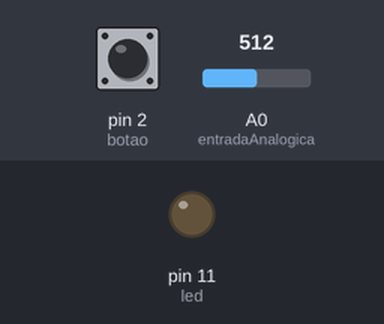
A sketch run on a simulated Arduino Uno, built with avr-gcc and run on an emulated ATmega328P. On the bench: output pins drawn as LEDs (lit = HIGH). Inputs (shaded band) come from the test bench; at power-on: pin 2 (botao) LOW, A0 (entradaAnalogica) = 512.

Above: at 1.2 s.
1.3 s: pin 2 (botao) pulled HIGH for 0.15 s
At 1.7 s:
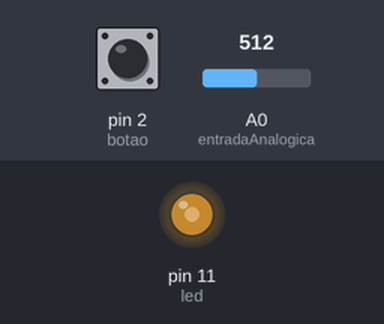
Timing chart, 0 to 4.3 s (numbered marks = the images above; inputs shaded):
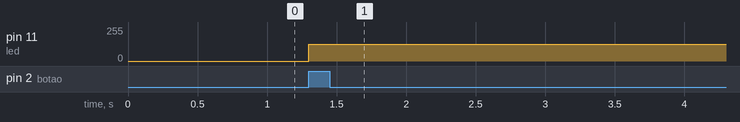

The sketch:

15.ino
```cpp
//Faça um sistema onde um potenciômetro controla o brilho de um led. Porem a atualização do brilho do led deve ocorrer somente quando 1 botão for pressionado.

const int botao = 2;  // Botão ligado na porta digital 2
const int led = 11;    // LED ligado na porta digital 13
const int entradaAnalogica = A0; // Entrada analógica para leitura

void setup() {
    pinMode(botao, INPUT);
    pinMode(led, OUTPUT);
}

void loop() {
    bool botaoPressionado = digitalRead(botao) == HIGH;
    int valorAnalogico = analogRead(entradaAnalogica);
  	 int brilhoLed = map(valorAnalogico, 0, 1023, 0, 255); //// Converte para escala PWM

    if (botaoPressionado) {
		analogWrite(led, brilhoLed);
    }
}
```

Measured:
- after the input at 1.3 s, pin 11 (led): 0/255 → 127/255 at once
